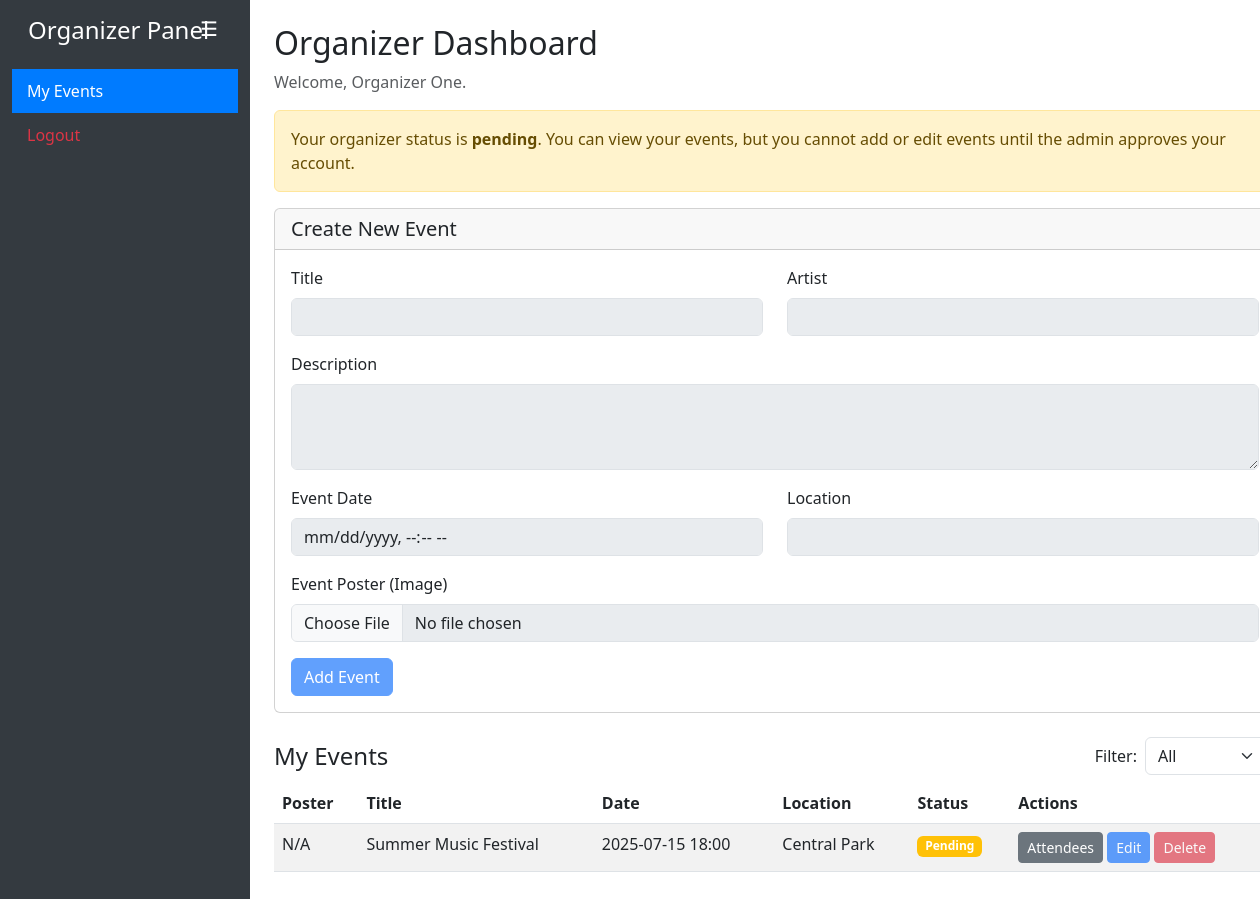
The page /organiser/organizer_dashboard.php (signed in) on the database its author committed.
### tables this page shows
CREATE TABLE IF NOT EXISTS users (
    id INT AUTO_INCREMENT PRIMARY KEY,
    email VARCHAR(191) UNIQUE NOT NULL,
    password VARCHAR(255) NOT NULL,
    full_name VARCHAR(255) NOT NULL,
    role ENUM('admin', 'organizer', 'user') NOT NULL DEFAULT 'user',
    status ENUM('active', 'pending', 'rejected', 'deactivated') NOT NULL DEFAULT 'pending',
    created_at TIMESTAMP DEFAULT CURRENT_TIMESTAMP,
    updated_at TIMESTAMP DEFAULT CURRENT_TIMESTAMP ON UPDATE CURRENT_TIMESTAMP
);

CREATE TABLE IF NOT EXISTS events (
    id INT AUTO_INCREMENT PRIMARY KEY,
    organizer_id INT NOT NULL,
    title VARCHAR(255) NOT NULL,
    description TEXT,
    artist VARCHAR(255),
    event_date DATETIME NOT NULL,
    location VARCHAR(255) NOT NULL,
    image_path VARCHAR(255),
    status ENUM('approved', 'pending', 'rejected') NOT NULL DEFAULT 'pending',
    created_at TIMESTAMP DEFAULT CURRENT_TIMESTAMP,
    updated_at TIMESTAMP DEFAULT CURRENT_TIMESTAMP ON UPDATE CURRENT_TIMESTAMP,
    FOREIGN KEY (organizer_id) REFERENCES users(id) ON DELETE CASCADE
);

### organiser/organizer_dashboard.php (the view, shortened to what this page needs)
<?php
require_once 'config.php';
$organizer_id = $_SESSION['user_id'];
$stmt = $db->prepare("SELECT full_name, status FROM users WHERE id=? AND role='organizer'");
$stmt->execute([$organizer_id]);
$organizer = $stmt->fetch(PDO::FETCH_ASSOC);
$organizer_name = $organizer ? $organizer['full_name'] : 'Organizer';
$organizer_status = $organizer ? $organizer['status'] : 'pending';
$is_active = $organizer_status === 'active';
$new_title = '';
$new_description = '';
$new_artist = '';
$new_event_date = '';
$new_location = '';
if (isset($_GET['status'])) {
    $status_filter = $_GET['status'];
} else {
    $status_filter = 'all';
}
if ($status_filter === 'all') {
    $stmt = $db->prepare("SELECT * FROM events WHERE organizer_id=? ORDER BY created_at DESC");
    $stmt->execute([$organizer_id]);
} else {
    $stmt = $db->prepare("SELECT * FROM events WHERE organizer_id=? AND status=? ORDER BY created_at DESC");
    $stmt->execute([$organizer_id, $status_filter]);
}
$events = $stmt->fetchAll(PDO::FETCH_ASSOC);
?>
<!DOCTYPE html>
<html lang="en">
<head>
    <link href="https://cdn.jsdelivr.net/npm/bootstrap@5.3.0/dist/css/bootstrap.min.css" rel="stylesheet">
</head>
<body>
    <div class="container-fluid">
        <div class="row">
            <div class="col-md-2 sidebar" id="sidebar">
                <h4 class="text-white p-3">
                    <button class="menu-toggle-btn-inside" id="menuToggleBtnInside" onclick="toggleSidebar()">
                        ☰
                    </button>
                    <span class="panel-title">Organizer Panel</span>
                </h4>
                <a href="organizer_dashboard.php" class="active">My Events</a>
                <a href="logout.php" class="text-danger">Logout</a>
            </div>
            <div class="col-md-10 p-4 content-area" id="contentArea">
                <h2>Organizer Dashboard</h2>
                <p class="text-muted">Welcome, <?php echo htmlspecialchars($organizer_name); ?>.</p>
                <?php if (!$is_active): ?>
                    <div class="alert alert-warning">
                        Your organizer status is <strong><?php echo htmlspecialchars($organizer_status); ?></strong>.
                        You can view your events, but you cannot add or edit events until the admin approves your account.
                    </div>
                <?php endif; ?>
                <div class="card mb-4">
                    <div class="card-header">
                        <h5 class="mb-0">Create New Event</h5>
                    </div>
                    <div class="card-body">
                        <form method="POST" enctype="multipart/form-data">
                            <div class="row">
                                <div class="col-md-6 mb-3">
                                    <label class="form-label">Title</label>
                                    <input type="text" name="title" class="form-control" value="<?php echo htmlspecialchars($new_title); ?>" <?php echo $is_active ? 'required' : 'disabled'; ?>>
                                </div>
                                <div class="col-md-6 mb-3">
                                    <label class="form-label">Artist</label>
                                    <input type="text" name="artist" class="form-control" value="<?php echo htmlspecialchars($new_artist); ?>" <?php echo $is_active ? '' : 'disabled'; ?>>
                                </div>
                            </div>
                            <div class="mb-3">
                                <label class="form-label">Description</label>
                                <textarea name="description" class="form-control" rows="3" <?php echo $is_active ? '' : 'disabled'; ?>><?php echo htmlspecialchars($new_description); ?></textarea>
                            </div>
                            <div class="row">
                                <div class="col-md-6 mb-3">
                                    <label class="form-label">Event Date</label>
                                    <input type="datetime-local" name="event_date" class="form-control" value="<?php echo htmlspecialchars($new_event_date); ?>" <?php echo $is_active ? 'required' : 'disabled'; ?>>
                                </div>
                                <div class="col-md-6 mb-3">
                                    <label class="form-label">Location</label>
                                    <input type="text" name="location" class="form-control" value="<?php echo htmlspecialchars($new_location); ?>" <?php echo $is_active ? 'required' : 'disabled'; ?>>
                                </div>
                            </div>
                            <div class="mb-3">
                                <label class="form-label">Event Poster (Image)</label>
                                <input type="file" name="image" class="form-control" accept="image/*" <?php echo $is_active ? 'required' : 'disabled'; ?>>
                            </div>
                            <button type="submit" class="btn btn-primary" <?php echo $is_active ? '' : 'disabled'; ?>>Add Event</button>
                        </form>
                    </div>
                </div>
                <div class="d-flex align-items-center justify-content-between mb-2">
                    <h4 class="mb-0">My Events</h4>
                    <form method="GET" class="d-flex">
                        <label class="me-2 align-self-center">Filter:</label>
                        <select name="status" class="form-select me-2" onchange="this.form.submit()">
                            <option value="all" <?php echo $status_filter === 'all' ? 'selected' : ''; ?>>All</option>
                        </select>
                    </form>
                </div>
                <div class="table-responsive">
                    <table class="table table-striped">
                        <thead>
                            <tr>
                                <th>Poster</th>
                                <th>Title</th>
                                <th>Date</th>
                                <th>Location</th>
                                <th>Status</th>
                                <th>Actions</th>
                            </tr>
                        </thead>
                        <tbody>
                            <?php if ($events && count($events) > 0): ?>
                                <?php foreach ($events as $event): ?>
                                    <tr>
                                        <td>
                                            <?php if ($event['image_path']): ?>
                                                <img src="<?php echo htmlspecialchars($event['image_path']); ?>" alt="Poster" class="event-thumb">
                                            <?php else: ?>
                                                N/A
                                            <?php endif; ?>
                                        </td>
                                        <td><?php echo htmlspecialchars($event['title']); ?></td>
                                        <td><?php echo date('Y-m-d H:i', strtotime($event['event_date'])); ?></td>
                                        <td><?php echo htmlspecialchars($event['location']); ?></td>
                                        <td>
                                            <?php
                                            $status = $event['status'];
                                            $badgeClass = $status === 'approved' ? 'bg-success' : ($status === 'pending' ? 'bg-warning' : 'bg-danger');
                                            ?>
                                            <span class="badge <?php echo $badgeClass; ?>"><?php echo ucfirst($status); ?></span>
                                        </td>
                                        <td>
                                            <a href="organizer_attendees.php?event_id=<?php echo $event['id']; ?>" class="btn btn-sm btn-secondary">Attendees</a>
                                            <button type="button" class="btn btn-sm btn-primary" data-bs-toggle="modal" data-bs-target="#editModal<?php echo $event['id']; ?>" <?php echo $is_active ? '' : 'disabled'; ?>>Edit</button>
                                            <form method="POST" action="organizer_dashboard.php?status=<?php echo urlencode($status_filter); ?>" style="display:inline;" onsubmit="return confirm('Delete this event?');">
                                                <button type="submit" class="btn btn-sm btn-danger" <?php echo $is_active ? '' : 'disabled'; ?>>Delete</button>
                                            </form>
                                        </td>
                                    </tr>
                                <?php endforeach; ?>
                            <?php else: ?>
                                <tr>
                                    <td colspan="6" class="text-center">No events found.</td>
                                </tr>
                            <?php endif; ?>
                        </tbody>
                    </table>
                </div>
            </div>
        </div>
    </div>
</body>
</html>

### organiser/organizer_dashboard.php (style rules this page uses)
.sidebar { min-height: 100vh; background-color: #343a40; transition: width 0.3s ease-in-out, transform 0.3s ease-in-out; position: fixed; left: 0; top: 0; bottom: 0; width: 250px; z-index: 1000; overflow: hidden; }
.sidebar a { color: #fff; text-decoration: none; padding: 10px 15px; display: block; }
.sidebar a.active { background-color: #007bff; }
.sidebar h4 { margin-top: 0; padding: 15px 50px 15px 18px; position: relative; color: #fff; }
.sidebar .menu-toggle-btn-inside { position: absolute; top: 12px; right: 12px; z-index: 1002; background-color: transparent; border: none; color: white; padding: 5px 8px; cursor: pointer; font-size: 20px; }
.content-area { transition: margin-left 0.3s ease-in-out, width 0.3s ease-in-out; margin-left: 250px; }
@media (min-width: 768px) { .sidebar { position: fixed; } }
@media (min-width: 768px) { .content-area { margin-left: 250px; } }

### rows shown on the page
users: full_name "Organizer One", status "pending"
events: shows "N/A", title "Summer Music Festival", event_date "2025-07-15 18:00", location "Central Park", status "Pending"
